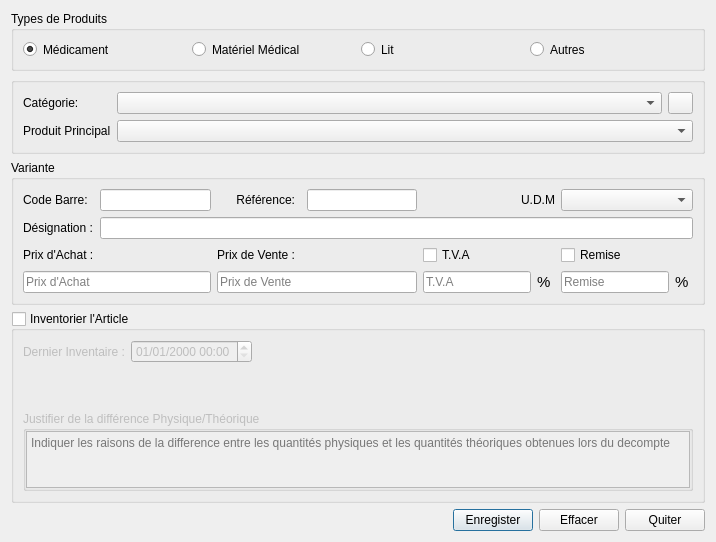
<?xml version="1.0" encoding="UTF-8"?>
<ui version="4.0">
 <class>ProductCreationForm</class>
 <widget class="QWidget" name="ProductCreationForm">
  <property name="geometry">
   <rect>
    <x>0</x>
    <y>0</y>
    <width>716</width>
    <height>542</height>
   </rect>
  </property>
  <property name="windowTitle">
   <string>Créer un Nouvel Article</string>
  </property>
  <layout class="QVBoxLayout" name="verticalLayout_3">
   <item>
    <layout class="QVBoxLayout" name="verticalLayout">
     <item>
      <widget class="QGroupBox" name="gbox_prod_type">
       <property name="maximumSize">
        <size>
         <width>16777215</width>
         <height>60</height>
        </size>
       </property>
       <property name="title">
        <string>Types de Produits</string>
       </property>
       <layout class="QHBoxLayout" name="horizontalLayout_2">
        <item>
         <widget class="QRadioButton" name="btn_medicament">
          <property name="text">
           <string>Médicament</string>
          </property>
          <property name="checked">
           <bool>true</bool>
          </property>
         </widget>
        </item>
        <item>
         <widget class="QRadioButton" name="btn_material">
          <property name="text">
           <string>Matériel Médical</string>
          </property>
          <property name="checked">
           <bool>false</bool>
          </property>
         </widget>
        </item>
        <item>
         <widget class="QRadioButton" name="btn_bed">
          <property name="text">
           <string>Lit</string>
          </property>
          <property name="checked">
           <bool>false</bool>
          </property>
         </widget>
        </item>
        <item>
         <widget class="QRadioButton" name="btn_others">
          <property name="text">
           <string>Autres</string>
          </property>
         </widget>
        </item>
       </layout>
      </widget>
     </item>
    </layout>
   </item>
   <item>
    <widget class="QGroupBox" name="gbox_parent">
     <property name="sizePolicy">
      <sizepolicy hsizetype="Preferred" vsizetype="Fixed">
       <horstretch>0</horstretch>
       <verstretch>0</verstretch>
      </sizepolicy>
     </property>
     <property name="title">
      <string/>
     </property>
     <layout class="QGridLayout" name="gridLayout">
      <item row="2" column="2">
       <widget class="QPushButton" name="pbtn_new">
        <property name="maximumSize">
         <size>
          <width>25</width>
          <height>16777215</height>
         </size>
        </property>
        <property name="text">
         <string/>
        </property>
        <property name="icon">
         <iconset>
          <normaloff>:/sales/add.png</normaloff>:/sales/add.png</iconset>
        </property>
        <property name="autoDefault">
         <bool>false</bool>
        </property>
       </widget>
      </item>
      <item row="2" column="0">
       <widget class="QLabel" name="lbl_family">
        <property name="sizePolicy">
         <sizepolicy hsizetype="Fixed" vsizetype="Preferred">
          <horstretch>0</horstretch>
          <verstretch>0</verstretch>
         </sizepolicy>
        </property>
        <property name="text">
         <string>Catégorie:</string>
        </property>
        <property name="buddy">
         <cstring>cbox_family</cstring>
        </property>
       </widget>
      </item>
      <item row="3" column="0">
       <widget class="QLabel" name="lbl_parent_product">
        <property name="sizePolicy">
         <sizepolicy hsizetype="Fixed" vsizetype="Preferred">
          <horstretch>0</horstretch>
          <verstretch>0</verstretch>
         </sizepolicy>
        </property>
        <property name="text">
         <string>Produit Principal</string>
        </property>
       </widget>
      </item>
      <item row="2" column="1">
       <widget class="QComboBox" name="cbox_family"/>
      </item>
      <item row="3" column="1" colspan="2">
       <widget class="QComboBox" name="cbox_article"/>
      </item>
     </layout>
    </widget>
   </item>
   <item>
    <widget class="QGroupBox" name="gbox_article">
     <property name="title">
      <string>Variante</string>
     </property>
     <layout class="QGridLayout" name="gridLayout_2">
      <item row="2" column="6">
       <widget class="QCheckBox" name="ckbox_reduction">
        <property name="text">
         <string>Remise</string>
        </property>
       </widget>
      </item>
      <item row="3" column="6">
       <layout class="QHBoxLayout" name="horizontalLayout_5">
        <item>
         <widget class="QLineEdit" name="reduction">
          <property name="placeholderText">
           <string>Remise</string>
          </property>
         </widget>
        </item>
        <item>
         <widget class="QLabel" name="lbl_reduction_percentage">
          <property name="font">
           <font>
            <pointsize>11</pointsize>
           </font>
          </property>
          <property name="text">
           <string>% </string>
          </property>
         </widget>
        </item>
       </layout>
      </item>
      <item row="0" column="2">
       <widget class="QLabel" name="lbl_reference">
        <property name="text">
         <string>Référence:</string>
        </property>
        <property name="alignment">
         <set>Qt::AlignRight|Qt::AlignTrailing|Qt::AlignVCenter</set>
        </property>
        <property name="buddy">
         <cstring>ledit_reference</cstring>
        </property>
       </widget>
      </item>
      <item row="0" column="4">
       <widget class="QLineEdit" name="ledit_reference"/>
      </item>
      <item row="2" column="5">
       <widget class="QCheckBox" name="ckbox_vta">
        <property name="text">
         <string>T.V.A</string>
        </property>
       </widget>
      </item>
      <item row="1" column="1" colspan="6">
       <widget class="QLineEdit" name="ledit_designation"/>
      </item>
      <item row="3" column="0" colspan="2">
       <widget class="QLineEdit" name="ledit_puchase_price">
        <property name="placeholderText">
         <string>Prix d'Achat</string>
        </property>
       </widget>
      </item>
      <item row="3" column="2" colspan="3">
       <widget class="QLineEdit" name="ledit_sale_price">
        <property name="placeholderText">
         <string>Prix de Vente</string>
        </property>
       </widget>
      </item>
      <item row="3" column="5">
       <layout class="QHBoxLayout" name="horizontalLayout_3">
        <item>
         <widget class="QLineEdit" name="vta">
          <property name="readOnly">
           <bool>true</bool>
          </property>
          <property name="placeholderText">
           <string>T.V.A</string>
          </property>
         </widget>
        </item>
        <item>
         <widget class="QLabel" name="lbl_tva_percentage">
          <property name="sizePolicy">
           <sizepolicy hsizetype="Fixed" vsizetype="Preferred">
            <horstretch>0</horstretch>
            <verstretch>0</verstretch>
           </sizepolicy>
          </property>
          <property name="font">
           <font>
            <pointsize>11</pointsize>
           </font>
          </property>
          <property name="text">
           <string>% </string>
          </property>
         </widget>
        </item>
       </layout>
      </item>
      <item row="0" column="5">
       <widget class="QLabel" name="lbl_colise_mere">
        <property name="toolTip">
         <string>Unité de Mesure(u, kg, l,m) </string>
        </property>
        <property name="text">
         <string>U.D.M</string>
        </property>
        <property name="alignment">
         <set>Qt::AlignRight|Qt::AlignTrailing|Qt::AlignVCenter</set>
        </property>
       </widget>
      </item>
      <item row="2" column="2">
       <widget class="QLabel" name="lbl_sale_price">
        <property name="text">
         <string>Prix de Vente :</string>
        </property>
        <property name="alignment">
         <set>Qt::AlignRight|Qt::AlignTrailing|Qt::AlignVCenter</set>
        </property>
       </widget>
      </item>
      <item row="0" column="6">
       <widget class="QComboBox" name="comboBox"/>
      </item>
      <item row="0" column="1">
       <widget class="QLineEdit" name="ledit_bar_code"/>
      </item>
      <item row="1" column="0">
       <widget class="QLabel" name="lbl_designation">
        <property name="text">
         <string>Désignation :</string>
        </property>
        <property name="buddy">
         <cstring>ledit_designation</cstring>
        </property>
       </widget>
      </item>
      <item row="0" column="0">
       <widget class="QLabel" name="lbl_code_bare">
        <property name="text">
         <string>Code Barre: </string>
        </property>
        <property name="buddy">
         <cstring>ledit_bar_code</cstring>
        </property>
       </widget>
      </item>
      <item row="2" column="0">
       <widget class="QLabel" name="lbl_purchase_price">
        <property name="text">
         <string>Prix d'Achat :</string>
        </property>
        <property name="buddy">
         <cstring>ledit_puchase_price</cstring>
        </property>
       </widget>
      </item>
     </layout>
    </widget>
   </item>
   <item>
    <widget class="QGroupBox" name="gbox_inventory">
     <property name="enabled">
      <bool>true</bool>
     </property>
     <property name="title">
      <string>Inventorier l'Article</string>
     </property>
     <property name="checkable">
      <bool>true</bool>
     </property>
     <property name="checked">
      <bool>false</bool>
     </property>
     <layout class="QVBoxLayout" name="verticalLayout_6">
      <item>
       <layout class="QHBoxLayout" name="horizontalLayout_4">
        <item>
         <widget class="QLabel" name="label_3">
          <property name="text">
           <string>Dernier Inventaire :</string>
          </property>
          <property name="buddy">
           <cstring>last_inventory</cstring>
          </property>
         </widget>
        </item>
        <item>
         <widget class="QDateTimeEdit" name="last_inventory">
          <property name="enabled">
           <bool>false</bool>
          </property>
          <property name="displayFormat">
           <string>dd/MM/yyyy HH:mm</string>
          </property>
         </widget>
        </item>
        <item>
         <spacer name="horizontalSpacer_2">
          <property name="orientation">
           <enum>Qt::Horizontal</enum>
          </property>
          <property name="sizeHint" stdset="0">
           <size>
            <width>40</width>
            <height>20</height>
           </size>
          </property>
         </spacer>
        </item>
       </layout>
      </item>
      <item>
       <layout class="QVBoxLayout" name="verticalLayout_5">
        <item>
         <widget class="StockItem" name="widget" native="true"/>
        </item>
        <item>
         <widget class="QGroupBox" name="justificationBox">
          <property name="maximumSize">
           <size>
            <width>16777215</width>
            <height>80</height>
           </size>
          </property>
          <property name="title">
           <string>Justifier de la différence Physique/Théorique</string>
          </property>
          <layout class="QVBoxLayout" name="verticalLayout_4">
           <property name="spacing">
            <number>0</number>
           </property>
           <property name="leftMargin">
            <number>0</number>
           </property>
           <property name="topMargin">
            <number>0</number>
           </property>
           <property name="rightMargin">
            <number>0</number>
           </property>
           <property name="bottomMargin">
            <number>0</number>
           </property>
           <item>
            <widget class="QPlainTextEdit" name="justification">
             <property name="toolTip">
              <string>Indiquer les raisons de la difference entre les quantités physiques et les quantités théoriques obtenues lors du decompte</string>
             </property>
             <property name="placeholderText">
              <string>Indiquer les raisons de la difference entre les quantités physiques et les quantités théoriques obtenues lors du decompte</string>
             </property>
            </widget>
           </item>
          </layout>
         </widget>
        </item>
       </layout>
      </item>
     </layout>
    </widget>
   </item>
   <item>
    <layout class="QHBoxLayout" name="horizontalLayout">
     <item>
      <spacer name="horizontalSpacer">
       <property name="orientation">
        <enum>Qt::Horizontal</enum>
       </property>
       <property name="sizeHint" stdset="0">
        <size>
         <width>40</width>
         <height>20</height>
        </size>
       </property>
      </spacer>
     </item>
     <item>
      <widget class="QPushButton" name="pbtn_save">
       <property name="toolTip">
        <string>Enrégister l'article et Passer a la création d'un nouvel article</string>
       </property>
       <property name="text">
        <string>Enregister</string>
       </property>
       <property name="icon">
        <iconset resource="../views.qrc">
         <normaloff>:/product/validate.png</normaloff>:/product/validate.png</iconset>
       </property>
       <property name="autoDefault">
        <bool>false</bool>
       </property>
       <property name="default">
        <bool>true</bool>
       </property>
      </widget>
     </item>
     <item>
      <widget class="QPushButton" name="pbtn_clear">
       <property name="toolTip">
        <string>Effacer le contenu du formulaire et recommencer pour un nouvel article</string>
       </property>
       <property name="text">
        <string>Effacer</string>
       </property>
       <property name="icon">
        <iconset resource="../views.qrc">
         <normaloff>:/product/clear.png</normaloff>:/product/clear.png</iconset>
       </property>
       <property name="autoDefault">
        <bool>false</bool>
       </property>
      </widget>
     </item>
     <item>
      <widget class="QPushButton" name="pbtn_quit">
       <property name="toolTip">
        <string>Quiter la fenettre sans rien enrégister</string>
       </property>
       <property name="text">
        <string>Quiter</string>
       </property>
       <property name="icon">
        <iconset resource="../views.qrc">
         <normaloff>:/product/cancel.png</normaloff>:/product/cancel.png</iconset>
       </property>
       <property name="autoDefault">
        <bool>false</bool>
       </property>
      </widget>
     </item>
    </layout>
   </item>
  </layout>
 </widget>
 <customwidgets>
  <customwidget>
   <class>StockItem</class>
   <extends>QWidget</extends>
   <header>views/stock_item.h</header>
   <container>1</container>
  </customwidget>
 </customwidgets>
 <resources>
  <include location="../views.qrc"/>
 </resources>
 <connections/>
</ui>
